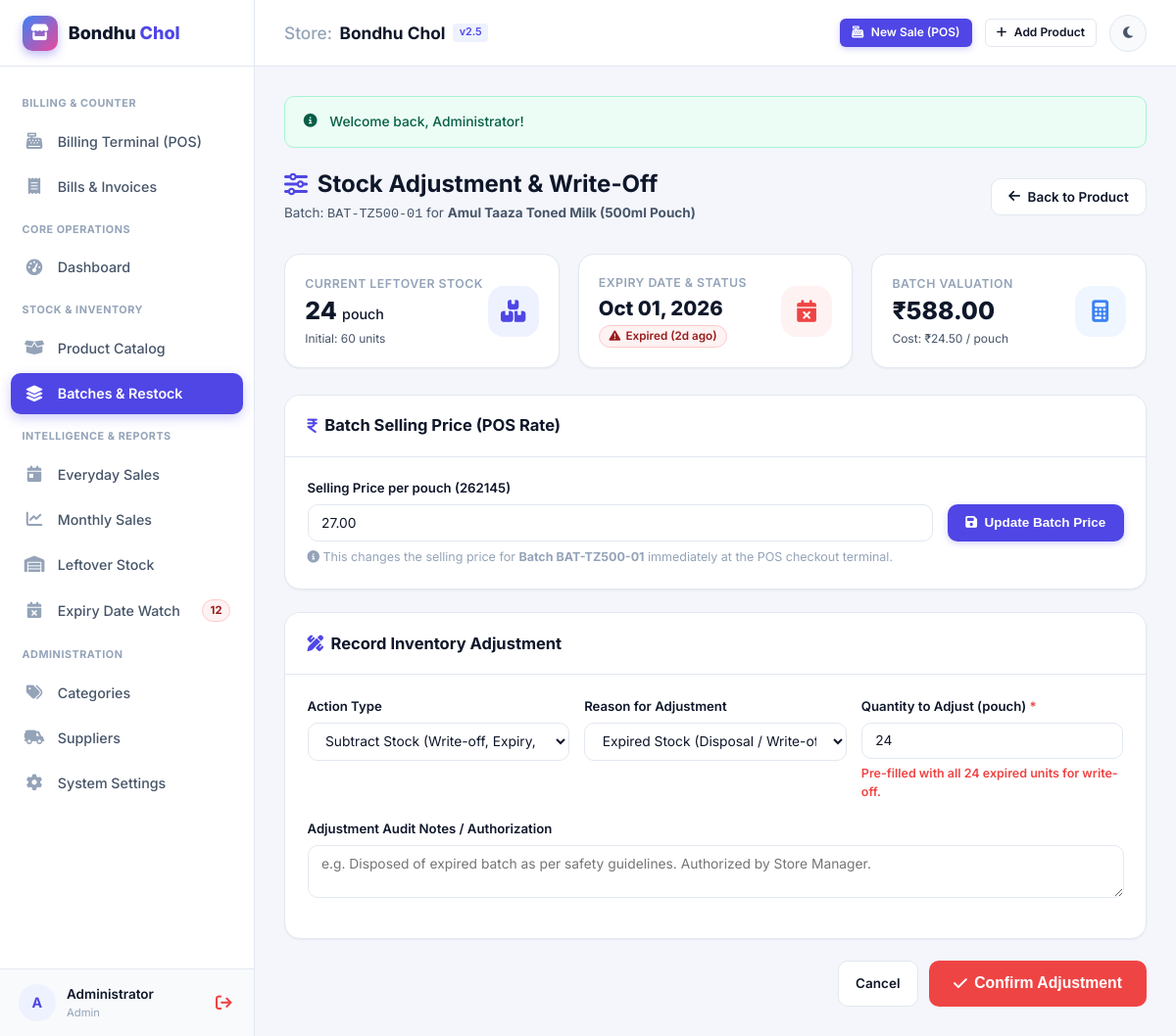
Page /modules/batches/adjust.php?batch_id=1 (signed in) on the earlier database version.
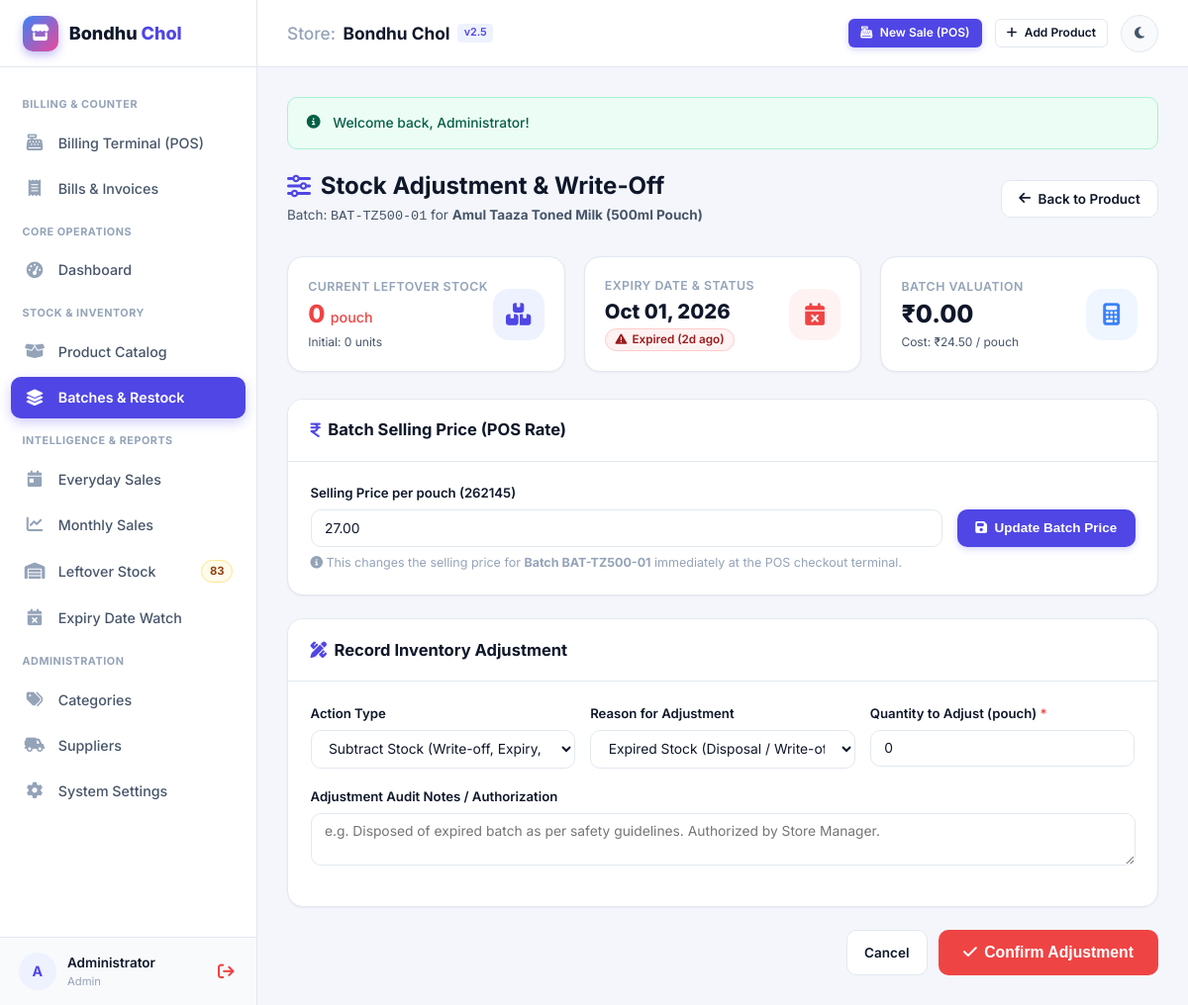
Same page on the later database version.
### tables this page shows
CREATE TABLE IF NOT EXISTS `product_batches` (
    `id` INT AUTO_INCREMENT PRIMARY KEY,
    `product_id` INT NOT NULL,
    `supplier_id` INT NULL,
    `batch_no` VARCHAR(60) NOT NULL,
    `mfg_date` DATE NULL,
    `expiry_date` DATE NOT NULL,
    `purchase_price` DECIMAL(10,2) NOT NULL DEFAULT 0.00,
    `selling_price` DECIMAL(10,2) NOT NULL DEFAULT 0.00,
    `initial_quantity` INT NOT NULL DEFAULT 0,
    `current_quantity` INT NOT NULL DEFAULT 0,
    `status` ENUM('available', 'low_stock', 'sold_out', 'expired', 'discarded') NOT NULL DEFAULT 'available',
    `created_at` TIMESTAMP DEFAULT CURRENT_TIMESTAMP,
    CONSTRAINT `fk_batches_product` FOREIGN KEY (`product_id`) REFERENCES `products` (`id`) ON DELETE CASCADE,
    CONSTRAINT `fk_batches_supplier` FOREIGN KEY (`supplier_id`) REFERENCES `suppliers` (`id`) ON DELETE SET NULL,
    INDEX `idx_expiry` (`expiry_date`),
    INDEX `idx_batch_product` (`product_id`, `current_quantity`)
);

CREATE TABLE IF NOT EXISTS `products` (
    `id` INT AUTO_INCREMENT PRIMARY KEY,
    `category_id` INT NULL,
    `sku` VARCHAR(60) NOT NULL UNIQUE,
    `barcode` VARCHAR(60) NULL,
    `name` VARCHAR(200) NOT NULL,
    `description` TEXT NULL,
    `unit` VARCHAR(20) NOT NULL DEFAULT 'pcs',
    `min_stock_alert` INT NOT NULL DEFAULT 10,
    `default_selling_price` DECIMAL(10,2) NOT NULL DEFAULT 0.00,
    `status` ENUM('active', 'inactive') NOT NULL DEFAULT 'active',
    `created_at` TIMESTAMP DEFAULT CURRENT_TIMESTAMP,
    `updated_at` TIMESTAMP DEFAULT CURRENT_TIMESTAMP ON UPDATE CURRENT_TIMESTAMP,
    CONSTRAINT `fk_products_category` FOREIGN KEY (`category_id`) REFERENCES `categories` (`id`) ON DELETE SET NULL
);

### config/database.php (called while the page is built, shortened)
<?php
class Database {
    private static $instance = null;
    private $mysqli = null;
    private $pdo = null;
    private $driver = 'mysqli';
    private $host = 'localhost';
    private $username = 'root';
    private $password = '';
    private $database = 'inventory_db';
    private $port = 3306;
    private function __construct() {
        $configFile = __DIR__ . '/db_custom.php';
        if (file_exists($configFile)) {
            $customConfig = include($configFile);
            if (is_array($customConfig)) {
                $this->driver = $customConfig['driver'] ?? $this->driver;
                $this->host = $customConfig['host'] ?? $this->host;
                $this->username = $customConfig['username'] ?? $this->username;
                $this->password = $customConfig['password'] ?? $this->password;
                $this->database = $customConfig['database'] ?? $this->database;
                $this->port = (int)($customConfig['port'] ?? $this->port);
            }
        }
        $envDriver = getenv('DB_DRIVER') ?: getenv('DB_CONNECTION');
        if (!empty($envDriver)) {
            $this->driver = strtolower($envDriver) === 'sqlite' ? 'sqlite' : 'mysqli';
        }
        $envHost = getenv('DB_HOST');
        if (!empty($envHost)) $this->host = $envHost;
        $envPort = getenv('DB_PORT');
        if (!empty($envPort)) $this->port = (int)$envPort;
        $envUser = getenv('DB_USERNAME') ?: getenv('DB_USER');
        if ($envUser !== false && $envUser !== '') $this->username = $envUser;
        $envDb = getenv('DB_DATABASE') ?: getenv('DB_NAME');
        if (!empty($envDb)) $this->database = $envDb;
        if ($this->driver === 'mysqli') {
            $isCloudOrTiDb = ($this->port == 4000 || stripos($this->host, 'tidb') !== false || stripos($this->host, 'aiven') !== false || getenv('DB_SSL') === 'true');
            $maxAttempts = 3;
            for ($attempt = 1; $attempt <= $maxAttempts; $attempt++) {
                $this->mysqli = mysqli_init();
                $this->mysqli->options(MYSQLI_OPT_CONNECT_TIMEOUT, 15);
                $clientFlags = $isCloudOrTiDb ? MYSQLI_CLIENT_SSL : 0;
                $connected = @$this->mysqli->real_connect($this->host, $this->username, $this->password, $this->database, $this->port, null, $clientFlags);
                if ($connected && !$this->mysqli->connect_error) {
                    $this->mysqli->set_charset("utf8mb4");
                    return;
                } else {
                    $this->error = $this->mysqli->connect_error ?: 'MySQL Connection Failed';
                    $this->mysqli = null;
                    if ($attempt < $maxAttempts) {
                        usleep(500000);
                    }
                }
            }
        }
    }
    public static function getInstance() {
        if (self::$instance === null) {
            self::$instance = new self();
        }
        return self::$instance;
    }
    public function isConnected() {
        return ($this->driver === 'mysqli' && $this->mysqli !== null && !$this->mysqli->connect_error)
            || ($this->driver === 'sqlite' && $this->pdo !== null);
    }
    public function preparedQuery($sql, $types = "", $params = []) {
        if ($this->driver === 'mysqli') {
            $stmt = $this->mysqli->prepare($sql);
            if (!empty($types) && !empty($params)) {
                $stmt->bind_param($types, ...$params);
            }
            $executed = $stmt->execute();
            $result = $stmt->get_result();
            if ($result !== false) {
                $data = [];
                while ($row = $result->fetch_assoc()) {
                    $data[] = $row;
                }
                return $data;
            }
            $affected = $stmt->affected_rows;
            $insertId = $stmt->insert_id;
            return [
                'success' => true,
                'affected_rows' => $affected,
                'insert_id' => $insertId
            ];
        }
    }
    public function fetchOne($sql, $types = "", $params = []) {
        $results = $this->preparedQuery($sql, $types, $params);
        if (is_array($results) && count($results) > 0 && isset($results[0])) {
            return $results[0];
        }
        return null;
    }
}

### includes/functions.php (called while the page is built, shortened)
<?php
function e($string) {
    return htmlspecialchars((string)$string, ENT_QUOTES, 'UTF-8');
}
function formatCurrency($amount, $decimals = 2) {
    $symbol = defined('CURRENCY_SYMBOL') && !empty(CURRENCY_SYMBOL) ? CURRENCY_SYMBOL : '₹';
    if (preg_match('/[0-9]/', $symbol) || $symbol === '$' || mb_strlen($symbol) > 4) {
        $symbol = '₹';
    }
    return $symbol . number_format((float)$amount, $decimals);
}
function formatDate($dateStr, $format = 'M d, Y') {
    $time = strtotime($dateStr);
    return $time ? date($format, $time) : 'N/A';
}
function getExpiryStatus($expiryDate) {
    $today = new DateTime('today');
    $exp = new DateTime($expiryDate);
    $diff = $today->diff($exp);
    $days = (int)$diff->format("%r%a");
    $criticalDays = defined('EXPIRY_CRITICAL_DAYS') ? EXPIRY_CRITICAL_DAYS : 30;
    $warningDays = defined('EXPIRY_WARNING_DAYS') ? EXPIRY_WARNING_DAYS : 60;
    if ($days < 0) {
        $absDays = abs($days);
        return [
            'status' => 'expired',
            'days_left' => $days,
            'badge_class' => 'badge-danger',
            'label' => "Expired ({$absDays}d ago)",
            'icon' => 'fa-triangle-exclamation'
        ];
    }
}

### modules/batches/adjust.php (the view, shortened to what the changed rows need)
<?php
require_once __DIR__ . '/../../includes/header.php';
$db = Database::getInstance();
$batchId = isset($_GET['batch_id']) ? (int)$_GET['batch_id'] : 0;
$batch = $db->fetchOne("
    SELECT
        b.*,
        p.name as product_name,
        p.sku,
        p.unit,
        s.name as supplier_name
    FROM `product_batches` b
    JOIN `products` p ON b.product_id = p.id
    LEFT JOIN `suppliers` s ON b.supplier_id = s.id
    WHERE b.id = ?
", "i", [$batchId]);
$expInfo = getExpiryStatus($batch['expiry_date']);
?>
<div class="page-header">
    <div class="page-header-title">
        <h1>
            <i class="fa-solid fa-sliders" style="color: var(--primary);"></i>
            <span>Stock Adjustment & Write-Off</span>
        </h1>
        <p>Batch: <code><?= e($batch['batch_no']) ?></code> for <strong><?= e($batch['product_name']) ?></strong></p>
    </div>
</div>
<div class="stats-grid">
    <div class="stat-card">
        <div class="stat-info">
            <div class="stat-label">Current Leftover Stock</div>
            <div class="stat-value" style="color: <?= $batch['current_quantity'] <= 0 ? 'var(--danger)' : 'var(--text-primary)' ?>;">
                <?= $batch['current_quantity'] ?> <span style="font-size: 0.95rem; font-weight: 500;"><?= e($batch['unit']) ?></span>
            </div>
            <div class="stat-subtext">
                Initial: <?= $batch['initial_quantity'] ?> units
            </div>
        </div>
    </div>
    <div class="stat-card">
        <div class="stat-info">
            <div class="stat-label">Expiry Date & Status</div>
            <div class="stat-value" style="font-size: 1.35rem;">
                <?= formatDate($batch['expiry_date']) ?>
            </div>
            <div class="stat-subtext">
                <span class="badge <?= $expInfo['badge_class'] ?>">
                    <i class="fa-solid <?= $expInfo['icon'] ?>"></i>
                    <?= $expInfo['label'] ?>
                </span>
            </div>
        </div>
    </div>
    <div class="stat-card">
        <div class="stat-info">
            <div class="stat-label">Batch Valuation</div>
            <div class="stat-value"><?= formatCurrency($batch['current_quantity'] * $batch['purchase_price']) ?></div>
            <div class="stat-subtext">
                Cost: <?= formatCurrency($batch['purchase_price']) ?> / <?= e($batch['unit']) ?>
            </div>
        </div>
    </div>
</div>
<div class="card" style="margin-bottom: 1.5rem;">
    <div class="card-body">
        <form action="<?= BASE_URL ?>/modules/batches/adjust.php?batch_id=<?= $batchId ?>" method="POST" style="display: flex; gap: 1rem; align-items: flex-end; flex-wrap: wrap;">
            <div class="form-group" style="flex: 1; min-width: 200px; margin-bottom: 0;">
                <label class="form-label" for="selling_price">Selling Price per <?= e($batch['unit']) ?> (<?= e(CURRENCY_SYMBOL) ?>)</label>
                <input type="number" step="0.01" min="0.01" id="selling_price" name="selling_price" class="form-control" value="<?= e($batch['selling_price']) ?>" required>
            </div>
        </form>
        <small style="color: var(--text-muted); display: block; margin-top: 0.5rem;">
            <i class="fa-solid fa-circle-info"></i> This changes the selling price for <strong>Batch <?= e($batch['batch_no']) ?></strong> immediately at the POS checkout terminal.
        </small>
    </div>
</div>
<form action="<?= BASE_URL ?>/modules/batches/adjust.php?batch_id=<?= $batchId ?>" method="POST">
    <div class="card">
        <div class="card-body">
            <div class="form-row">
                <div class="form-group">
                    <label class="form-label" for="reason">Reason for Adjustment</label>
                    <select id="reason" name="reason" class="form-select">
                        <option value="expired" <?= $expInfo['status'] === 'expired' ? 'selected' : '' ?>>Expired Stock (Disposal / Write-off)</option>
                    </select>
                </div>
                <div class="form-group">
                    <label class="form-label" for="quantity">Quantity to Adjust (<?= e($batch['unit']) ?>) <span style="color: var(--danger);">*</span></label>
                    <input type="number" min="1" max="<?= $batch['current_quantity'] > 0 ? $batch['current_quantity'] : 99999 ?>"
                           id="quantity" name="quantity" class="form-control"
                           value="<?= $expInfo['status'] === 'expired' ? $batch['current_quantity'] : '1' ?>" required>
                    <?php if ($expInfo['status'] === 'expired' && $batch['current_quantity'] > 0): ?>
                        <small style="color: var(--danger); font-weight: 600;">Pre-filled with all <?= $batch['current_quantity'] ?> expired units for write-off.</small>
                    <?php endif; ?>
                </div>
            </div>
        </div>
    </div>
</form>
<?php include INCLUDES_PATH . '/footer.php'; ?>

### includes/sidebar.php (shortened to what the changed rows need)
<?php
$currentUri = $_SERVER['REQUEST_URI'];
$db = Database::getInstance();
$sidebarExpiredCount = 0;
$sidebarLowStockCount = 0;
if ($db->isConnected()) {
    $critDays = defined('EXPIRY_CRITICAL_DAYS') ? EXPIRY_CRITICAL_DAYS : 30;
    $expRes = $db->fetchOne("SELECT COUNT(*) as cnt FROM `product_batches` WHERE `current_quantity` > 0 AND `expiry_date` <= DATE_ADD(CURDATE(), INTERVAL ? DAY)", "i", [$critDays]);
    $sidebarExpiredCount = $expRes['cnt'] ?? 0;
    $lowRes = $db->fetchOne("
        SELECT COUNT(*) as cnt FROM (
            SELECT p.id, p.min_stock_alert, COALESCE(SUM(b.current_quantity), 0) as total_stock
            FROM products p
            LEFT JOIN product_batches b ON p.id = b.product_id
            WHERE p.status = 'active'
            GROUP BY p.id, p.min_stock_alert
            HAVING total_stock <= p.min_stock_alert
        ) as low_table
    ");
    $sidebarLowStockCount = $lowRes['cnt'] ?? 0;
}
function isNavActive($path) {
    global $currentUri;
    return strpos($currentUri, $path) !== false ? 'active' : '';
}
?>
<aside class="app-sidebar">
    <nav class="sidebar-nav">
        <a href="<?= BASE_URL ?>/modules/reports/leftover_stock.php" class="nav-item <?= isNavActive('leftover_stock.php') ?>">
            <i class="fa-solid fa-warehouse"></i>
            <span>Leftover Stock</span>
            <?php if ($sidebarLowStockCount > 0): ?>
                <span class="nav-badge badge-warning"><?= $sidebarLowStockCount ?></span>
            <?php endif; ?>
        </a>
        <a href="<?= BASE_URL ?>/modules/reports/expiry_report.php" class="nav-item <?= isNavActive('expiry_report.php') ?>">
            <i class="fa-solid fa-calendar-xmark"></i>
            <span>Expiry Date Watch</span>
            <?php if ($sidebarExpiredCount > 0): ?>
                <span class="nav-badge badge-danger"><?= $sidebarExpiredCount ?></span>
            <?php endif; ?>
        </a>
    </nav>
</aside>

Differences in the rows shown:
changed product_batches "BAT-TZ500-01": current_quantity "24" → "0"; initial_quantity "60" → "0"; formatCurrency($batch['current_quantity'] * $batch['purchase_price']) "₹588.00" → "₹0.00"; quantity "24" → "0"; current_quantity "24" → (not shown)
Other differences:
$sidebarLowStockCount: (not shown) → "83"
$sidebarExpiredCount: "12" → (not shown)
text no longer shown: "Pre-filled with all expired units for write-off."
